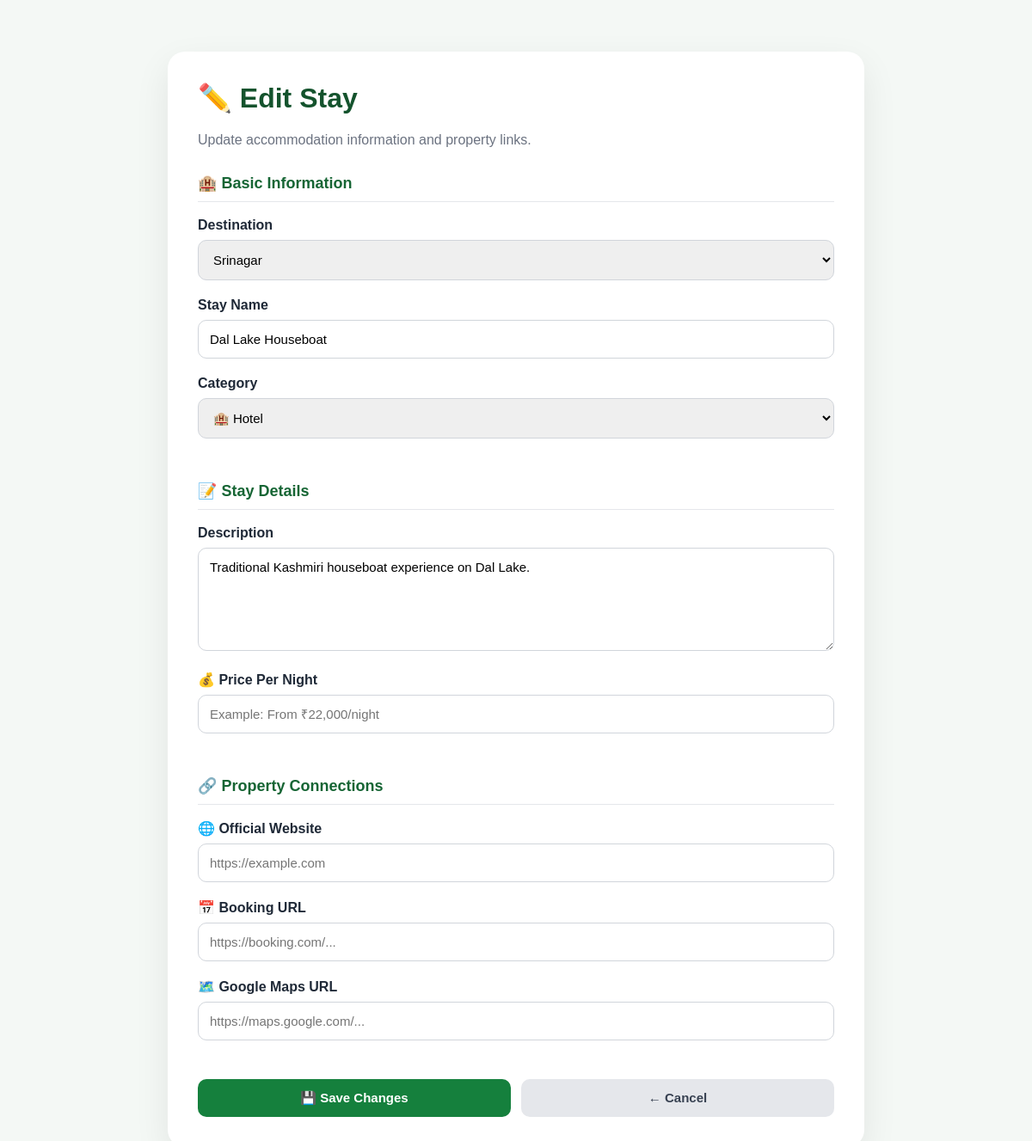
Page /admin/stays/edit/1 (signed in) on the committed database.
### tables this page shows
CREATE TABLE stays (

    id INTEGER PRIMARY KEY AUTOINCREMENT,

    name TEXT NOT NULL,

    destination TEXT,

    type TEXT,

    category TEXT,

    description TEXT,

    image TEXT

, website_url TEXT, booking_url TEXT, maps_url TEXT, price TEXT);

CREATE TABLE destinations (

    id INTEGER PRIMARY KEY AUTOINCREMENT,

    name TEXT NOT NULL,

    location TEXT,

    category TEXT,

    description TEXT,

    image TEXT,

    best_time TEXT

);

### app.py (the view, shortened to what this page needs)
@app.route("/admin/stays/edit/<int:stay_id>", methods=["GET", "POST"])
def edit_stay(stay_id):
    if not session.get("admin_logged_in"):
        return redirect(url_for("admin_login"))
    connection = get_db_connection()
    stay = connection.execute(
        """
        SELECT *
        FROM stays
        WHERE id = ?
        """,
        (stay_id,)
    ).fetchone()
    if stay is None:
        connection.close()
        return "Stay not found", 404
    destinations = connection.execute(
        """
        SELECT id, name
        FROM destinations
        ORDER BY name
        """
    ).fetchall()
    connection.close()
    return render_template(
        "edit_stay.html",
        stay=stay,
        destinations=destinations
    )

### app.py (called while the page is built)
def get_db_connection():
    connection = sqlite3.connect(DATABASE)
    connection.row_factory = sqlite3.Row
    return connection

### templates/edit_stay.html (shortened to what this page needs)
<!DOCTYPE html>
<html lang="en">
<head>
</head>
<body>
<div class="container">
    <div class="card">
        <h1>✏️ Edit Stay</h1>
        <p class="subtitle">
            Update accommodation information and property links.
        </p>
        <form method="POST">
            <div class="section-title">
                🏨 Basic Information
            </div>
            <label for="destination">
                Destination
            </label>
            <select
                name="destination"
                id="destination"
                required
            >
                {% for destination in destinations %}
                <option
                    value="{{ destination['name'] }}"
                    {% if destination['name'] == stay['destination'] %}
                    selected
                    {% endif %}
                >
                    {{ destination['name'] }}
                </option>
                {% endfor %}
            </select>
            <label for="name">
                Stay Name
            </label>
            <input
                type="text"
                id="name"
                name="name"
                value="{{ stay['name'] }}"
                required
            >
            <label for="category">
                Category
            </label>
            <select
                name="category"
                id="category"
            >
                <option value="Hotel"
                    {% if stay['category'] == 'Hotel' %}selected{% endif %}>
                    🏨 Hotel
                </option>
            </select>
            <div class="section-title">
                📝 Stay Details
            </div>
            <label for="description">
                Description
            </label>
            <textarea
                id="description"
                name="description"
            >{{ stay['description'] or '' }}</textarea>
            <label for="price">
                💰 Price Per Night
            </label>
            <input
                type="text"
                id="price"
                name="price"
                value="{{ stay['price'] or '' }}"
                placeholder="Example: From ₹22,000/night"
            >
            <div class="section-title">
                🔗 Property Connections
            </div>
            <label for="website_url">
                🌐 Official Website
            </label>
            <input
                type="url"
                id="website_url"
                name="website_url"
                value="{{ stay['website_url'] or '' }}"
                placeholder="https://example.com"
            >
            <label for="booking_url">
                📅 Booking URL
            </label>
            <input
                type="url"
                id="booking_url"
                name="booking_url"
                value="{{ stay['booking_url'] or '' }}"
                placeholder="https://booking.com/..."
            >
            <label for="maps_url">
                🗺️ Google Maps URL
            </label>
            <input
                type="url"
                id="maps_url"
                name="maps_url"
                value="{{ stay['maps_url'] or '' }}"
                placeholder="https://maps.google.com/..."
            >
            <div class="buttons">
                <button type="submit">
                    💾 Save Changes
                </button>
                <a
                    href="/admin"
                    class="back-button"
                >
                    ← Cancel
                </a>
            </div>
        </form>
    </div>
</div>
</body>
</html>

### templates/edit_stay.html (style rules this page uses)
* { box-sizing: border-box; }
body { margin: 0; font-family: Arial, sans-serif; background: #f4f8f5; color: #1f2937; }
.container { max-width: 850px; margin: 40px auto; padding: 20px; }
.card { background: white; padding: 35px; border-radius: 20px; box-shadow: 0 15px 40px rgba(0,0,0,0.08); }
h1 { color: #14532d; margin-top: 0; }
.subtitle { color: #6b7280; margin-bottom: 30px; }
.section-title { color: #166534; font-size: 18px; font-weight: bold; margin: 30px 0 18px; padding-bottom: 10px; border-bottom: 1px solid #e5e7eb; }
label { display: block; margin-bottom: 8px; font-weight: bold; }
input, select, textarea { width: 100%; padding: 13px; margin-bottom: 20px; border: 1px solid #d1d5db; border-radius: 10px; font-size: 15px; font-family: inherit; }
textarea { min-height: 120px; resize: vertical; }
.buttons { display: flex; gap: 12px; margin-top: 25px; }
button, .back-button { flex: 1; padding: 13px 20px; border-radius: 10px; border: none; font-weight: bold; font-size: 15px; cursor: pointer; text-decoration: none; text-align: center; }
button { background: #15803d; color: white; }
.back-button { background: #e5e7eb; color: #374151; }

### rows in the picture
stays: destination "Srinagar", name "Dal Lake Houseboat", description "Traditional Kashmiri houseboat experience on Dal Lake."
